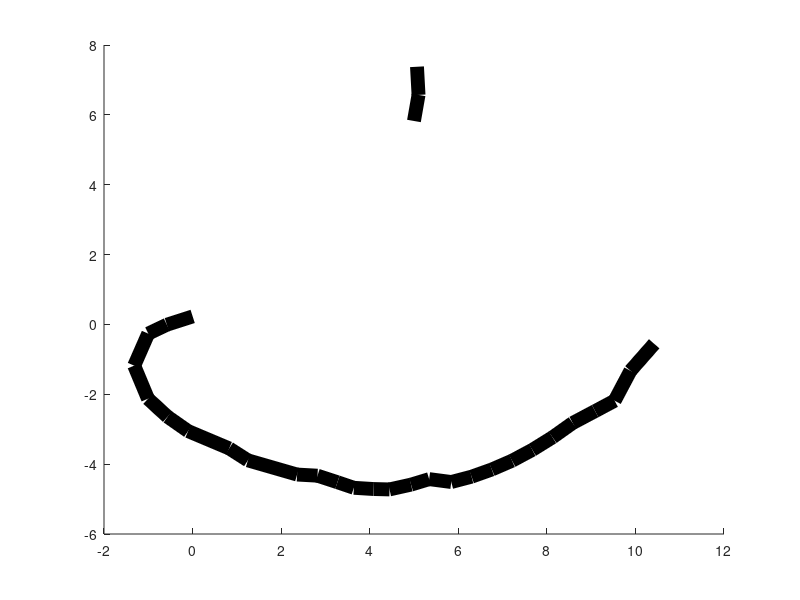

Write the MATLAB code that produced this figure.
%% script_3
%
%   This script produces the peach stem and halo
%

%read in data
% data = csvread('data/outline.csv');
% %remove missing data
% data(data == -999) = NaN;
% %plot data
% hold on
% plot(data(:,1), data(:,2), 'k-', 'LineWidth',3);
% plot(data(:,3), data(:,4), 'k-', 'LineWidth',3);

%% SOLUTION: Breakout 1

%read in data
data = csvread('data/outline.csv');
%remove missing data
data(data == -999) = NaN;
%plot data
hold on
plot(data(:,1), data(:,2), 'k-', 'LineWidth',10); % change linewidth to 10 per reviewer comments
plot(data(:,3), data(:,4), 'k-', 'LineWidth',10); % change linewidth to 10 per reviewer comments
